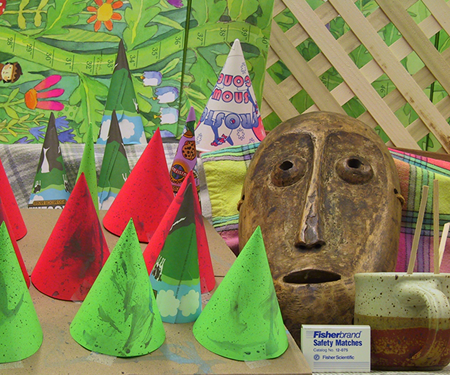
#> input picture left.png, 450 x 375 px
$ python pr2.py   (Python 2 division)
#> lines starting #> are read from the running program, lines starting #| are printed output that depends on the picture
#Project 2 Stereo Analysis
#Matt Schmittle

import cv2
import copy as cp
import numpy as np
import numpy.ma as ma
import math
np.set_printoptions(threshold='nan')

# [592 lines left out: functions sad, ssd, ncc, count_nonzeros, averaging, interpolate and 20 more, not called in this run]

#Setup
img1 = cv2.imread('left.png')
#> img1 is the input picture: shape (375, 450, 3); mean B, G, R 82.3, 130.2, 132.6
img2 = cv2.imread('right.png')
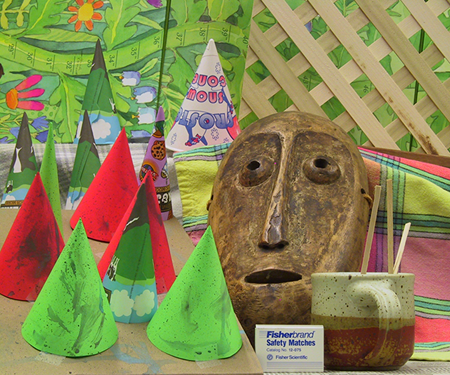
#> input picture right.png, 450 x 375 px
#> img2 is the input picture: shape (375, 450, 3); mean B, G, R 83.6, 133.3, 137.4
g1 = cv2.cvtColor(img1,cv2.COLOR_BGR2GRAY)
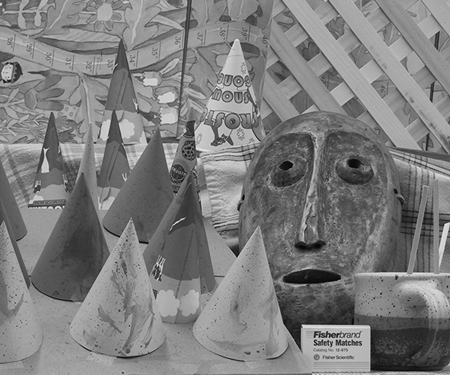
#> g1: shape (375, 450); min 0, max 235, mean 125.5
g2 = cv2.cvtColor(img2,cv2.COLOR_BGR2GRAY)
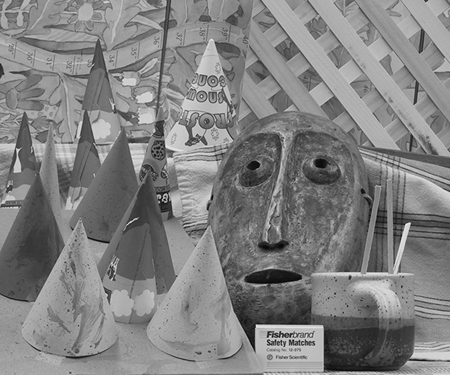
#> g2: shape (375, 450); min 0, max 244, mean 128.9
c = np.concatenate((img1,img2),axis = 1)
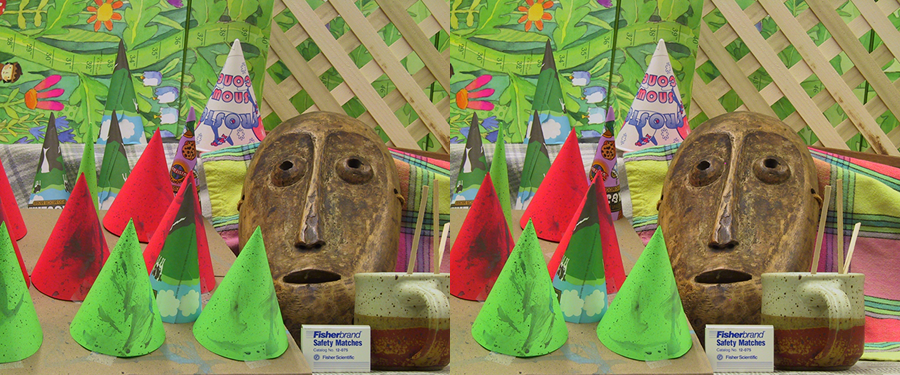
#> c: shape (375, 900, 3); mean B, G, R 83, 131.8, 135
gc = np.concatenate((g1,g2),axis = 1)
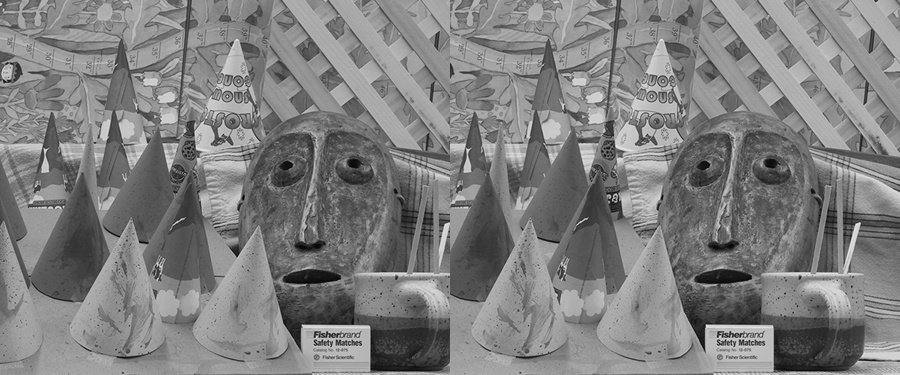
#> gc: shape (375, 900); min 0, max 244, mean 127.2
test =False
if not(test):
    try:
        i = input('Welcome to PR2 Matt Schmittle.\nNote, this program is not optimized so computation times may vary. \nPRESS ENTER TO CONTINUE')
    except:
        multi = int(raw_input('Multi-resolution stereo analysis (1/0):\n'))
        if multi:
            level = int(raw_input('Number of levels:\n'))
        else:
            technique = raw_input('What technique would you like to use (region,feature):\n')
            method = raw_input('Matching method (sad,ssd,ncc,descriptor[feature-based-only]\n')
        size = int(raw_input('Template matching size (odd numbers only)\n'))

    print "Doing:"

#> (the run stopped early here; a loop or call above may not have finished)
